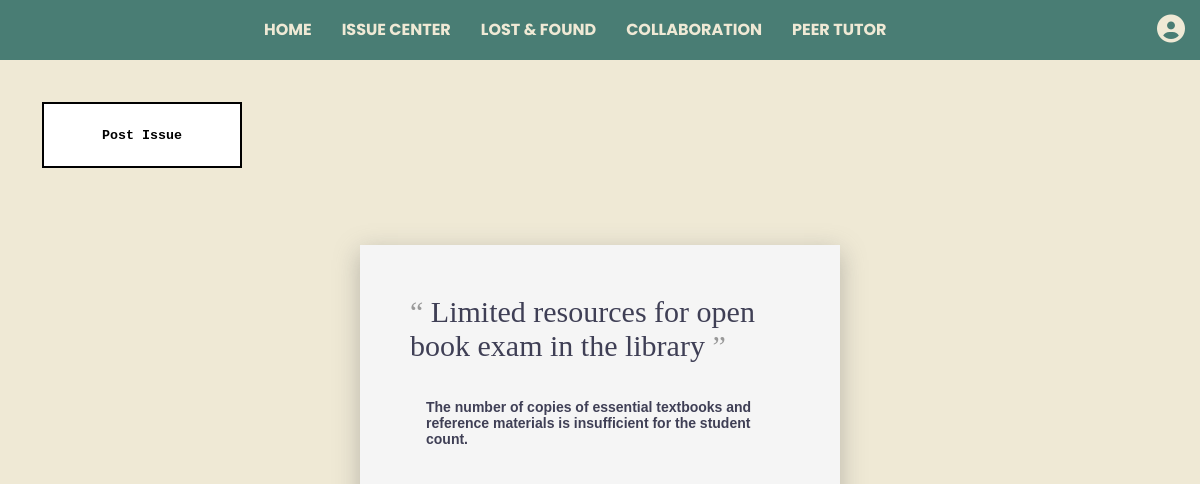
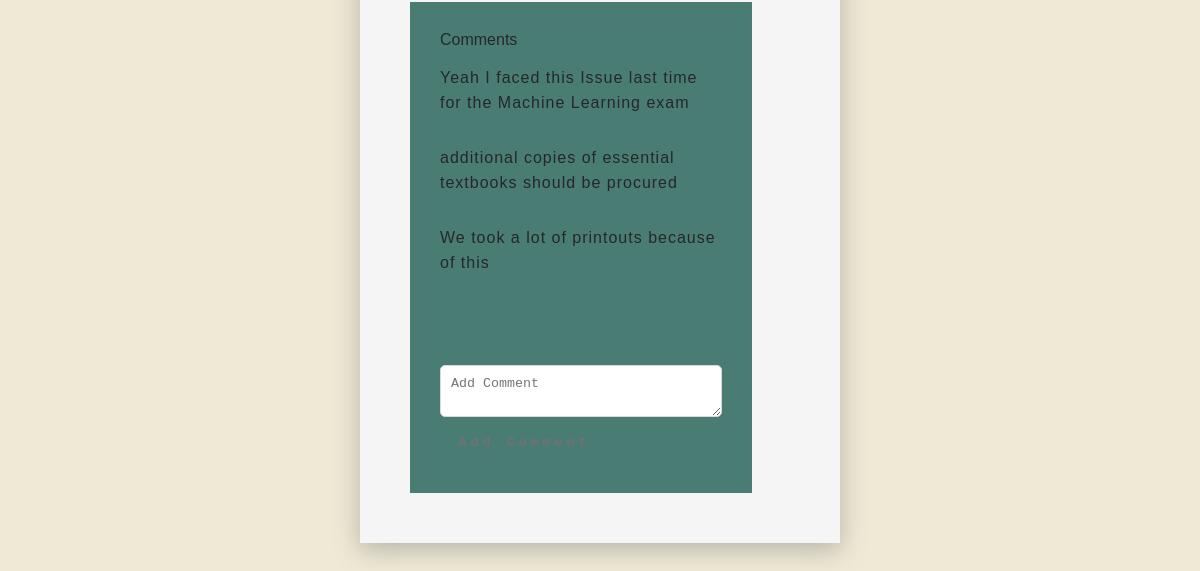
The app's page /issuecentral/, older data (2 pictures, top to bottom).
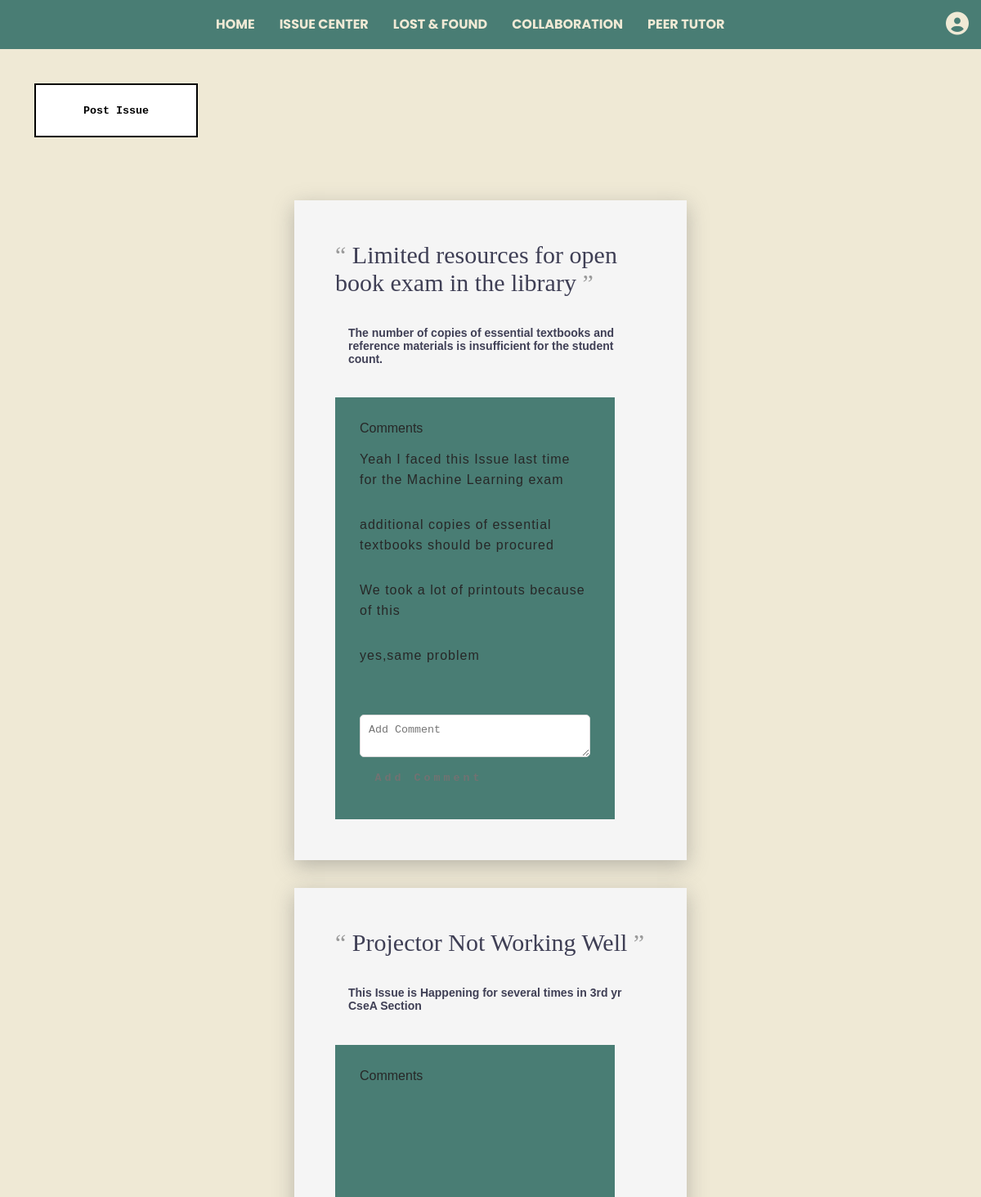
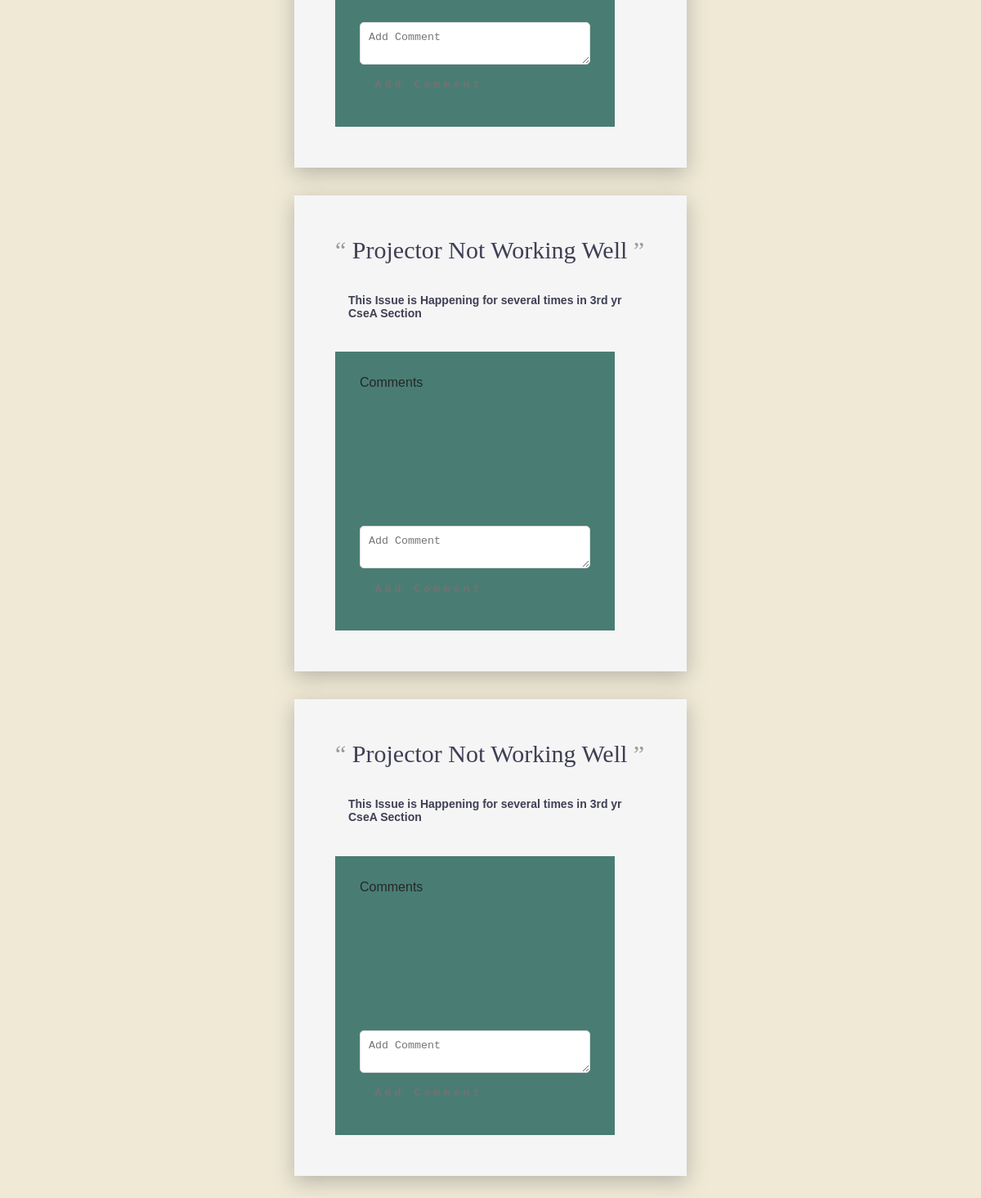
The same page, newer data (2 pictures, top to bottom).
### wordleapp/models.py (models this page shows, shortened)
class Issue1(models.Model):
    issue_name = models.CharField(max_length=255)
    issue_descr = models.CharField(max_length=255)
    comment1 = models.CharField(max_length=255)
    comment2 = models.CharField(max_length=255)
    comment3 = models.CharField(max_length=255)
    comment4 = models.CharField(max_length=255)
    comment5 = models.CharField(max_length=255)

### wordleapp/views.py (the view)
# urls.py: path('issuecentral/', views.issue_central, name='issue_central'),
def issue_central(request):
    if request.method == 'POST':
        issue_name = request.POST.get('issue_name')
        issue_descr = request.POST.get('issue_descr')
        issue = Issue1(issue_name=issue_name, issue_descr=issue_descr)
        issue.save()
    issues = Issue1.objects.all()
    return render(request, "wordleapp/issue_central.html", {'issues' : issues})

### wordleapp/templates/wordleapp/issue_central.html (shortened to what this page needs)
<!DOCTYPE html>
<html lang="en">
  <head>
    {% load static %}
    <link rel="stylesheet" href="../../static/wordleapp/issuecentral.css" />
  <link rel="stylesheet" href="https://cdnjs.cloudflare.com/ajax/libs/font-awesome/6.5.1/css/all.min.css">
</head>
  <body>
    <nav class="navbar">
        <div class="nav-container">
          <ul class="nav-menu" style="color: #EFE9D5; justify-content: space-between;">
              <li><a href="{% url 'home' %}">Home</a></li>
<li><a href="{% url 'issue_central' %}">Issue Center</a></li>
<li><a href="{% url 'lostandfound' %}">Lost & Found</a></li>
<li><a href="{% url 'collaboration' %}">Collaboration</a></li>
<li><a href="{% url 'peertutor' %}">Peer Tutor</a></li>
          </ul>
          <div class="profile-icon">
            <i class="fa-solid fa-user-circle" is="profile-icon"></i>
          </div>
        </div>
      </nav>
      <div style="display:flex; flex-direction: row; justify-content: space-between; align-items: center; margin:3%; z-index: -1;">
          <a href="{% url 'issue_form' %}">
            <button>
              <span aria-hidden="true">Post Issue</span>
              <span>Post Issue</span>
            </button>
            </a>
      </div>
    <div style="display:flex; flex-direction: column; justify-content: space-between; align-items: center; margin:3%; z-index: -1;">
    {% for issue in issues %}
    <main class="l-card">
        <section class="l-card__text">
            <p>
                {{ issue.issue_name }}
            </p>
        </section>
        <section class="l-card__user">
            <div class="l-card__userInfo">
                <span>{{ issue.issue_descr }}</span>
            </div>
        </section>
        <br>
        <br>
        <div class="containerc" style="width: 90%;">
            <div class="comments-section">
                <div class="row">
                    <div class="comment-post">
                        <p>Comments </p>
                        <div class="col-xs-9">
                            <br>
                            <p class="comment-content">{{ issue.comment1 }}</p>
                        </div>
                    </div>
                    <div class="comment-post">
                        <div class="col-xs-9">
                            <p class="comment-content">{{ issue.comment2 }}</p>
                        </div>
                    </div>
                    <div class="comment-post">
                        <div class="col-xs-9">
                            <p class="comment-content">{{ issue.comment3 }}</p>
                        </div>
                    </div>
                    <div class="comment-post">
                        <div class="col-xs-9">
                            <p class="comment-content">{{ issue.comment4 }}</p>
                        </div>
                    </div>
                    <div class="comment-post">
                        <div class="col-xs-9">
                            <p class="comment-content">{{ issue.comment5 }}</p>
                        </div>
                    </div>
                    <div class="comment-add">
                        <div class="col-xs-12">
                            <form action="{% url 'process_comment' %}" method='post'>
                            <textarea name="comment" placeholder="Add Comment"></textarea>
                            <button class="btn btn-default pull-right" type="submit">Add Comment</button></form>
                        </div>
                    </div>
                </div>
            </div>
        </div>
    </main>
    {% endfor %}
</div>
    </body>
</html>

Row changes from the older to the newer data that the page shows:
changed Issue1 "Limited resources for open book exam in the library": comment4 (not shown) → "yes,same problem"
added Issue1: issue_name "Projector Not Working Well", issue_descr "This Issue is Happening for several times in 3rd yr CseA Section"
added Issue1: issue_name "Projector Not Working Well", issue_descr "This Issue is Happening for several times in 3rd yr CseA Section"
added Issue1: issue_name "Projector Not Working Well", issue_descr "This Issue is Happening for several times in 3rd yr CseA Section"
